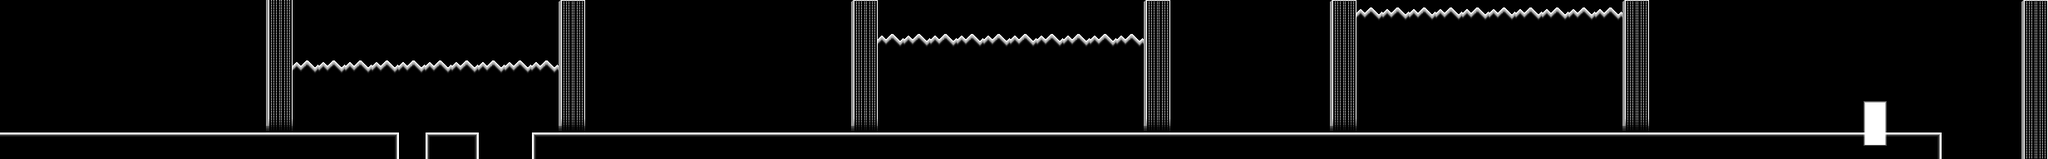

A level layout from a 2D game, rendered from its tile map. Below: a short description, then the map file with its tile-grid data intact:
An orthogonal 77x6 tile map with 32x32 px tiles, 3 tile layers (Black, Background, Foreground), 3 tilesets and 8 objects (4x block, 3x ground, portal).

<map version="1.0" orientation="orthogonal" renderorder="right-down" width="77" height="6" tilewidth="32" tileheight="32" nextobjectid="18">
 <tileset firstgid="1" name="matrix" tilewidth="32" tileheight="32" tilecount="12" columns="4">
  <image source="../img/background/matrix.png" width="128" height="96" />
 </tileset>
 <tileset firstgid="13" name="Black" tilewidth="32" tileheight="32" tilecount="1" columns="1">
  <image source="../img/background/Black.png" width="32" height="32" />
 </tileset>
 <tileset firstgid="14" name="matrix2" tilewidth="32" tileheight="32" tilecount="3" columns="3">
  <image source="../img/background/matrix2.png" width="96" height="32" />
 </tileset>
 <layer name="Black" width="77" height="6">
  <data encoding="csv">
13,13,13,13,13,13,13,13,13,13,13,13,13,13,13,13,13,13,13,13,13,13,13,13,13,13,13,13,13,13,13,13,13,13,13,13,13,13,13,13,13,13,13,13,13,13,13,13,13,13,13,13,13,13,13,13,13,13,13,13,13,13,13,13,13,13,13,13,13,13,13,13,13,13,13,13,13,
13,13,13,13,13,13,13,13,13,13,13,13,13,13,13,13,13,13,13,13,13,13,13,13,13,13,13,13,13,13,13,13,13,13,13,13,13,13,13,13,13,13,13,13,13,13,13,13,13,13,13,13,13,13,13,13,13,13,13,13,13,13,13,13,13,13,13,13,13,13,13,13,13,13,13,13,13,
13,13,13,13,13,13,13,13,13,13,13,13,13,13,13,13,13,13,13,13,13,13,13,13,13,13,13,13,13,13,13,13,13,13,13,13,13,13,13,13,13,13,13,13,13,13,13,13,13,13,13,13,13,13,13,13,13,13,13,13,13,13,13,13,13,13,13,13,13,13,13,13,13,13,13,13,13,
13,13,13,13,13,13,13,13,13,13,13,13,13,13,13,13,13,13,13,13,13,13,13,13,13,13,13,13,13,13,13,13,13,13,13,13,13,13,13,13,13,13,13,13,13,13,13,13,13,13,13,13,13,13,13,13,13,13,13,13,13,13,13,13,13,13,13,13,13,13,13,13,13,13,13,13,13,
13,13,13,13,13,13,13,13,13,13,13,13,13,13,13,13,13,13,13,13,13,13,13,13,13,13,13,13,13,13,13,13,13,13,13,13,13,13,13,13,13,13,13,13,13,13,13,13,13,13,13,13,13,13,13,13,13,13,13,13,13,13,13,13,13,13,13,13,13,13,13,13,13,13,13,13,13,
13,13,13,13,13,13,13,13,13,13,13,13,13,13,13,13,13,13,13,13,13,13,13,13,13,13,13,13,13,13,13,13,13,13,13,13,13,13,13,13,13,13,13,13,13,13,13,13,13,13,13,13,13,13,13,13,13,13,13,13,13,13,13,13,13,13,13,13,13,13,13,13,13,13,13,13,13
</data>
 </layer>
 <layer name="Background" width="77" height="6">
  <data encoding="csv">
0,0,0,0,0,0,0,0,0,0,9,0,0,0,0,0,0,0,0,0,0,10,0,0,0,0,0,0,0,0,0,0,10,0,0,0,0,0,0,0,0,0,0,10,0,0,0,0,0,0,10,7,7,7,7,7,7,7,7,7,7,10,0,0,0,0,0,0,0,0,0,0,0,0,0,0,10,
0,0,0,0,0,0,0,0,0,0,9,0,0,0,0,0,0,0,0,0,0,9,0,0,0,0,0,0,0,0,0,0,9,7,7,7,7,7,7,7,7,7,7,9,0,0,0,0,0,0,9,0,0,0,0,0,0,0,0,0,0,9,0,0,0,0,0,0,0,0,0,0,0,0,0,0,9,
0,0,0,0,0,0,0,0,0,0,9,7,7,7,7,7,7,7,7,7,7,9,0,0,0,0,0,0,0,0,0,0,9,0,0,0,0,0,0,0,0,0,0,9,0,0,0,0,0,0,9,0,0,0,0,0,0,0,0,0,0,9,0,0,0,0,0,0,0,0,0,0,0,0,0,0,9,
0,0,0,0,0,0,0,0,0,0,9,0,0,0,0,0,0,0,0,0,0,9,0,0,0,0,0,0,0,0,0,0,9,0,0,0,0,0,0,0,0,0,0,9,0,0,0,0,0,0,9,0,0,0,0,0,0,0,0,0,0,9,0,0,0,0,0,0,0,0,0,0,0,0,0,0,9,
0,0,0,0,0,0,0,0,0,0,8,0,0,0,0,0,0,0,0,0,0,8,0,0,0,0,0,0,0,0,0,0,8,0,0,0,0,0,0,0,0,0,0,8,0,0,0,0,0,0,8,0,0,0,0,0,0,0,0,0,0,8,0,0,0,0,0,0,0,0,0,0,0,0,0,0,9,
4,4,4,4,4,4,4,4,4,4,4,4,4,4,6,0,5,6,0,0,5,4,4,4,4,4,4,4,4,4,4,4,4,4,4,4,4,4,4,4,4,4,4,4,4,4,4,4,4,4,4,4,4,4,4,4,4,4,4,4,4,4,4,4,4,4,4,4,4,4,4,4,6,0,0,0,9
</data>
 </layer>
 <layer name="Foreground" width="77" height="6">
  <data encoding="csv">
0,0,0,0,0,0,0,0,0,0,0,0,0,0,0,0,0,0,0,0,0,0,0,0,0,0,0,0,0,0,0,0,0,0,0,0,0,0,0,0,0,0,0,0,0,0,0,0,0,0,0,0,0,0,0,0,0,0,0,0,0,0,0,0,0,0,0,0,0,0,0,0,0,0,0,0,0,
0,0,0,0,0,0,0,0,0,0,0,0,0,0,0,0,0,0,0,0,0,0,0,0,0,0,0,0,0,0,0,0,0,0,0,0,0,0,0,0,0,0,0,0,0,0,0,0,0,0,0,0,0,0,0,0,0,0,0,0,0,0,0,0,0,0,0,0,0,0,0,0,0,0,0,0,0,
0,0,0,0,0,0,0,0,0,0,0,0,0,0,0,0,0,0,0,0,0,0,0,0,0,0,0,0,0,0,0,0,0,0,0,0,0,0,0,0,0,0,0,0,0,0,0,0,0,0,0,0,0,0,0,0,0,0,0,0,0,0,0,0,0,0,0,0,0,0,0,0,0,0,0,0,0,
0,0,0,0,0,0,0,0,0,0,0,0,0,0,0,0,0,0,0,0,0,0,0,0,0,0,0,0,0,0,0,0,0,0,0,0,0,0,0,0,0,0,0,0,0,0,0,0,0,0,0,0,0,0,0,0,0,0,0,0,0,0,0,0,0,0,0,0,0,0,16,0,0,0,0,0,0,
0,0,0,0,0,0,0,0,0,0,0,0,0,0,0,0,0,0,0,0,0,0,0,0,0,0,0,0,0,0,0,0,0,0,0,0,0,0,0,0,0,0,0,0,0,0,0,0,0,0,0,0,0,0,0,0,0,0,0,0,0,0,0,0,0,0,0,0,0,0,15,0,0,0,0,0,0,
0,0,0,0,0,0,0,0,0,0,0,0,0,0,0,0,0,0,0,0,0,0,0,0,0,0,0,0,0,0,0,0,0,0,0,0,0,0,0,0,0,0,0,0,0,0,0,0,0,0,0,0,0,0,0,0,0,0,0,0,0,0,0,0,0,0,0,0,0,0,14,0,0,0,0,0,0
</data>
 </layer>
 <objectgroup name="Objects" opacity="0">
  <object id="1" name="Ground" type="ground" x="0" y="170.67" width="479.795" height="21.3333">
   <properties>
    <property name="collidable" type="bool" value="true" />
   </properties>
  </object>
  <object id="2" name="Ground" type="ground" x="511.967" y="170.67" width="63.6717" height="21.33">
   <properties>
    <property name="collidable" type="bool" value="true" />
   </properties>
  </object>
  <object id="3" name="Ground" type="ground" x="640.098" y="170.67" width="1695.75" height="21.33">
   <properties>
    <property name="collidable" type="bool" value="true" />
   </properties>
  </object>
  <object id="4" name="wall" type="block" x="480.078" y="172.042" width="0.929835" height="19.6606">
   <properties>
    <property name="collidable" type="bool" value="true" />
   </properties>
  </object>
  <object id="5" name="wall" type="block" x="510.983" y="172.434" width="0.929835" height="19.6606">
   <properties>
    <property name="collidable" type="bool" value="true" />
   </properties>
  </object>
  <object id="6" name="wall" type="block" x="575.867" y="172.347" width="0.929835" height="19.6606">
   <properties>
    <property name="collidable" type="bool" value="true" />
   </properties>
  </object>
  <object id="7" name="wall" type="block" x="639.105" y="172.347" width="0.929835" height="19.6606">
   <properties>
    <property name="collidable" type="bool" value="true" />
   </properties>
  </object>
  <object id="8" name="portal" type="portal" x="2247.06" y="124.04" width="17.2378" height="50">
   <properties>
    <property name="collidable" type="bool" value="true" />
   </properties>
  </object>
 </objectgroup>
</map>
